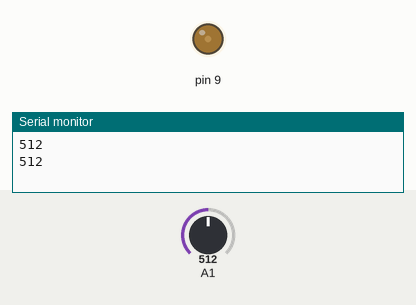
Simulated run of this sketch. Board: Arduino Uno, built with avr-gcc and run on an emulated ATmega328P. On the bench: output pins drawn as LEDs (lit = HIGH), the last lines printed to the serial monitor. Inputs (shaded band) come from the test bench; at power-on: A1 = 512.

Above: at 1.8 s.
1.9 s: A1 set to 716
At 3.2 s:
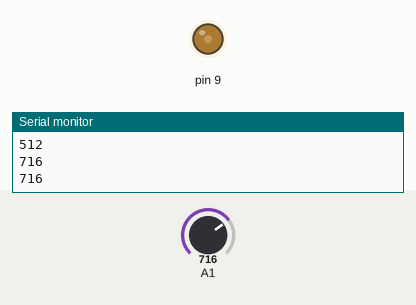
3.5 s: A1 set to 0
At 4.9 s:
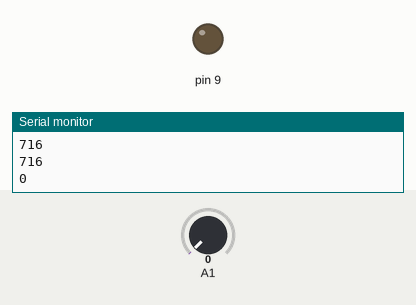
5.5 s: A1 set to 8
7.2 s: A1 set to 11
At 9.2 s:
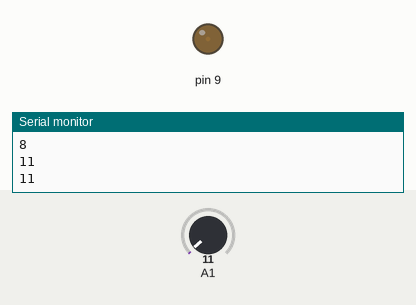
Timing chart, 0 to 10.5 s (numbered marks = the images above; inputs shaded):
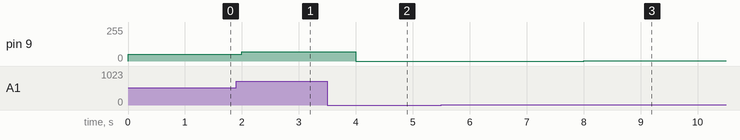

Measured:
- after the input at 1.9 s, pin 9: 51/255 → 71/255 after 0.10 s
- after the input at 3.5 s, pin 9: 71/255 → 0/255 after 0.50 s
- after the input at 7.2 s, pin 9: 0/255 → 1/255 after 0.80 s

The sketch:

lightcontrolledlamp.ino
```cpp
int lightval;

void setup() {
  Serial.begin(19200);
  pinMode(A1, INPUT);
  pinMode(9, OUTPUT);
}

void loop() {
  for (int count = 0; count < 1; count++) {
    lightval = analogRead(A1);
    Serial.println(lightval);
    analogWrite(9, (lightval / 10));
    delay(1000);
  }

}
```
